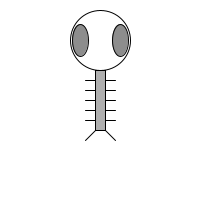
Frame 1 (no input)
Frame 60 (the mouse pressed at the canvas centre just before this capture): identical to frame 1, image omitted
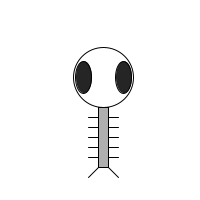
Frame 120 (the mouse held since frame 60 and released just before this capture)

The Processing sketch that drew these frames (run headless with seeded random() and noise(); from frame 60 on, the mouse is pressed at the canvas centre):

// Processing sketch: example_7_5
// ── example_7_5.pde
// Learning Processing
// Daniel Shiffman
// http://www.learningprocessing.com

// Example 7-5: Zoog with functions

float x = 100;
float y = 100;
float w = 60;
float h = 60;
float eyeSize = 16;

void setup() {
  size(200,200);
  smooth();
}

void draw() {
  background(255); // Draw a black background
  
  // mouseX position determines speed factor for moveZoog function
  float factor = constrain(mouseX/10,0,5);

  // The code for changing the variables associated with Zoog and displaying Zoog is moved outside of draw() and into functions called here. 
  // The functions are given arguments, such as “Jiggle Zoog by the following factor” and “draw Zoog with the following eye color.
  jiggleZoog(factor);
  // pass in a color to drawZoog
  // function for eye's color
  float d = dist(x,y,mouseX,mouseY);
  color c = color(d);
  drawZoog(c);
}

void jiggleZoog(float speed) {
  // Change the x and y location of Zoog randomly
  x = x + random( - 1,1)*speed;
  y = y + random( - 1,1)*speed;
  // Constrain Zoog to window
  x = constrain(x,0,width);
  y = constrain(y,0,height);
}

void drawZoog(color eyeColor) {
  // Set ellipses and rects to CENTER mode
  ellipseMode(CENTER);
  rectMode(CENTER);
  // Draw Zoog's arms with a for loop
  for (float i = y - h/3; i < y + h/2; i += 10) {
    stroke(0);
    line(x - w/4,i,x + w/4,i);
  }
  // Draw Zoog's body
  stroke(0);
  fill(175);
  rect(x,y,w/6,h);
  // Draw Zoog's head
  stroke(0);
  fill(255);
  ellipse(x,y - h,w,h);
  // Draw Zoog's eyes
  fill(eyeColor);
  ellipse(x - w/3,y - h,eyeSize,eyeSize*2);
  ellipse(x + w/3,y - h,eyeSize,eyeSize*2);
  // Draw Zoog's legs
  stroke(0);
  line(x - w/12,y + h/2,x - w/4,y + h/2 + 10);
  line(x + w/12,y + h/2,x + w/4,y + h/2 + 10);
}
